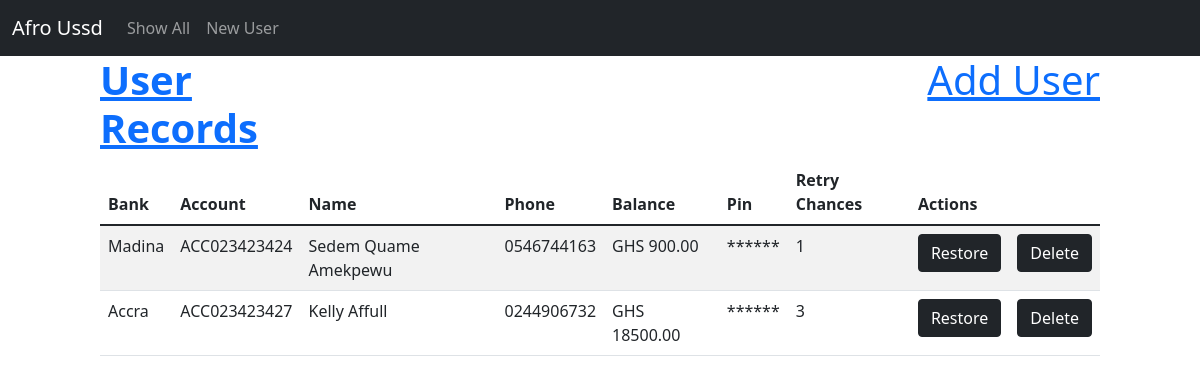
Screenshot of /all with the database file from the repository.
### app.py (models this page shows)
class Accounts(db.Model):
    id = db.Column('account_id', db.Integer, primary_key=True)
    id_type = db.Column(db.String(30))
    national_id_number = db.Column(db.String(20))
    name = db.Column(db.String(50))  # user input
    phone = db.Column(db.String(15))  # user input or from ussd_session
    email = db.Column(db.String(100))  # user input
    pin = db.Column(db.String(6))  # user input
    bank = db.Column(db.String(100)) #user input
    account_number = db.Column(db.String(30)) #user input
    bank_branch = db.Column(db.String(50)) #user input
    balance = db.Column(db.String(200))  # default 0, user input (teller)
    retry_chances = db.Column(db.Integer)  # default 3
    creation_date = db.Column(db.String(10))  # progam generated

### app.py (the view)
@app.route('/all')
def show_all():
    return render_template('show_all.html', accounts=Accounts.query.all())

### templates/show_all.html (shortened to what this page needs)
<!DOCTYPE html>
<html lang="en">
<head>
    <link href="https://cdn.jsdelivr.net/npm/bootstrap@5.1.3/dist/css/bootstrap.min.css" rel="stylesheet"
>
</head>
<body>
    <nav class="navbar navbar-expand-lg navbar-dark bg-dark">
        <div class="container-fluid">
            <a class="navbar-brand" href="/">Afro Ussd</a>
            <div class="collapse navbar-collapse" id="navbarNavAltMarkup">
                <div class="navbar-nav">
                    <a class="nav-link" href="{{ url_for('show_all') }}">Show All</a>
                    <a class="nav-link" href="{{ url_for('new') }}">New User</a>
                </div>
            </div>
        </div>
    </nav>
    <div class="col-12 offset-md-1 col-md-10">
        <div class="row">
            <a class="col-6" href="{{ url_for('show_all') }}" class="link-primary">
                <h1 class="col-6"><b>User Records</b></h1>
            </a>
            <br>
            <a class="col-6 text-end" href="{{ url_for('new') }}" class="link-primary"><h1>Add User</h1></a>
        </div>
        <table class="table table-striped">
            <thead>
                <tr>
                    <th>Bank</th>
                    <th>Account</th>
                    <th>Name</th>
                    <th>Phone</th>
                    <th>Balance</th>
                    <th>Pin</th>
                    <th>Retry Chances</th>
                    <th>Actions</th>
                </tr>
            </thead>
            <tbody>
                {% for account in accounts %}
                <tr>
                    <td>{{ account.bank_branch }}</td>
                    <td>{{ account.account_number }}</td>
                    <td>{{ account.name }}</td>
                    <td>{{ account.phone }}</td>
                    <td>GHS {{ account.balance }}.00</td>
                    <td> ****** </td>
                    <td>{{ account.retry_chances }}</td>
                    <td>
                        <form action="/restore" method="post">
                            <input class="btn btn-dark" type="submit" value="Restore">
                        </form>
                    </td>
                    <td>
                        <form action="/delete" method="post">
                            <input class="btn btn-dark" type="submit" value="Delete">
                        </form>
                    </td>
                </tr>
                {% endfor %}
            </tbody>
        </table>
    </div>
</body>
</html>

### rows the page displays
Accounts: bank_branch "Madina", account_number "ACC023423424", name "Sedem Quame Amekpewu", phone "0546744163", balance "900", retry_chances "1"
Accounts: bank_branch "Accra", account_number "ACC023423427", name "Kelly Affull", phone "0244906732", balance "18500", retry_chances "3"
